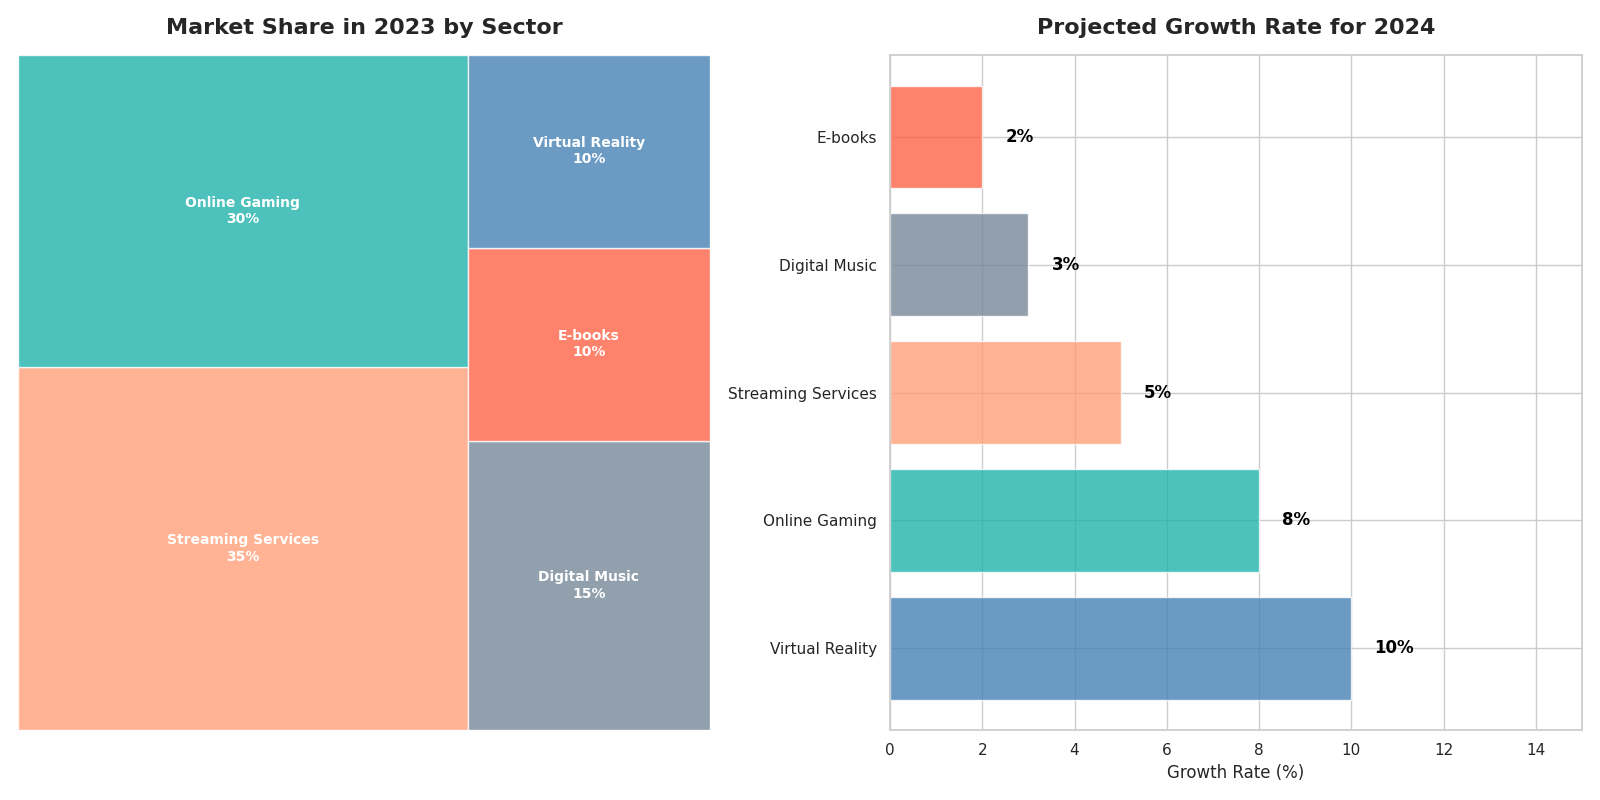

Generate this figure with Python:
import matplotlib.pyplot as plt
import squarify

# Market share data for digital entertainment sectors in 2023
sectors = ['Streaming Services', 'Online Gaming', 'Digital Music', 'E-books', 'Virtual Reality']
market_share_2023 = [35, 30, 15, 10, 10]

# Projected growth rates for 2024 (in percentage)
growth_rates_2024 = [5, 8, 3, 2, 10]

# New color palette for sectors
new_colors = ['#ffa07a', '#20b2aa', '#778899', '#ff6347', '#4682b4']

# Sort the data for the bar chart in descending order of growth rate
sorted_indices = sorted(range(len(growth_rates_2024)), key=lambda i: growth_rates_2024[i], reverse=True)
sorted_sectors = [sectors[i] for i in sorted_indices]
sorted_growth_rates_2024 = [growth_rates_2024[i] for i in sorted_indices]
sorted_colors = [new_colors[i] for i in sorted_indices]

# Create the figure and subplots
fig, axes = plt.subplots(nrows=1, ncols=2, figsize=(16, 8))

# Treemap for market share 2023
axes[0].set_title("Market Share in 2023 by Sector", fontsize=16, fontweight='bold', pad=15)
squarify.plot(sizes=market_share_2023, label=[f"{sector}\n{share}%" for sector, share in zip(sectors, market_share_2023)], 
              color=new_colors, alpha=0.8, text_kwargs={'fontsize': 10, 'weight': 'bold', 'color': 'white'}, ax=axes[0])
axes[0].axis('off')

# Sorted bar chart for projected growth in 2024
axes[1].barh(sorted_sectors, sorted_growth_rates_2024, color=sorted_colors, alpha=0.8)
axes[1].set_title("Projected Growth Rate for 2024", fontsize=16, fontweight='bold', pad=15)
axes[1].set_xlabel("Growth Rate (%)", fontsize=12)
axes[1].set_xlim(0, max(growth_rates_2024) + 5)
for i, v in enumerate(sorted_growth_rates_2024):
    axes[1].text(v + 0.5, i, f"{v}%", color='black', va='center', fontweight='bold')

# General layout adjustments
plt.tight_layout()

# Display the plot
plt.show()
